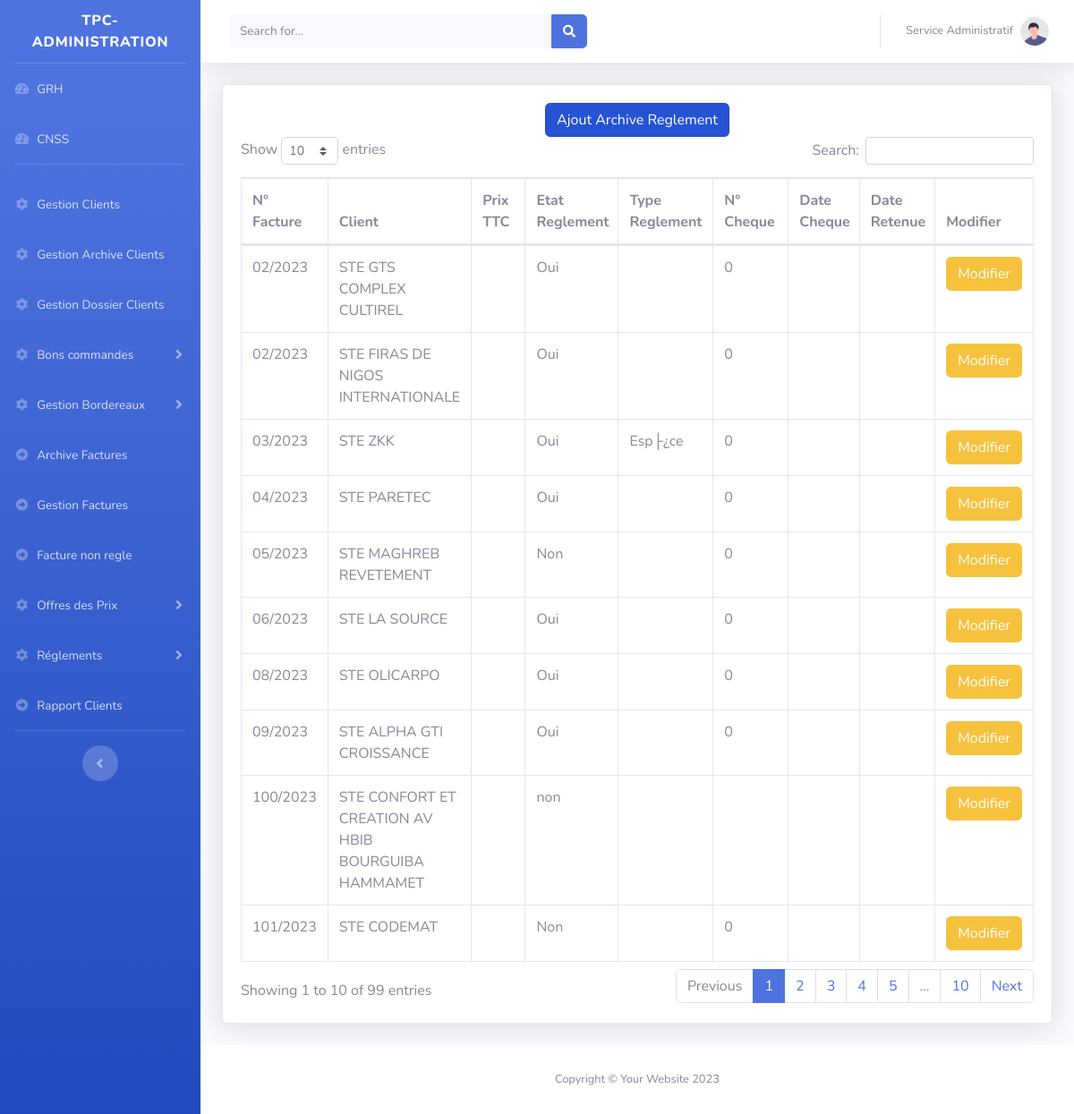
The page /tpc0/main.php?Reglements&Archive on the database its author committed.
### tables this page shows
CREATE TABLE `archive_reglement` (
  `id` int(11) NOT NULL AUTO_INCREMENT,
  `client` int(11) DEFAULT NULL,
  `num_fact_archive` varchar(32) NOT NULL,
  `prix_ttc` varchar(100) DEFAULT NULL,
  `etat_reglement` varchar(20) DEFAULT NULL,
  `num_cheque` varchar(250) DEFAULT NULL,
  `date_cheque` varchar(50) DEFAULT NULL,
  `retenue_date` varchar(50) DEFAULT NULL,
  `TypeReglement` varchar(250) DEFAULT NULL,
  `montant` varchar(250) NOT NULL,
  `dateReglement` varchar(250) NOT NULL,
  `pieceRs` varchar(250) NOT NULL,
  PRIMARY KEY (`id`),
  KEY `client` (`client`,`num_fact_archive`),
  KEY `num_fact_archive` (`num_fact_archive`),
  CONSTRAINT `archive_reglement_ibfk_1` FOREIGN KEY (`client`) REFERENCES `clients` (`id`) ON DELETE CASCADE ON UPDATE CASCADE,
  CONSTRAINT `archive_reglement_ibfk_2` FOREIGN KEY (`num_fact_archive`) REFERENCES `archivefacture` (`num_fact`) ON DELETE CASCADE ON UPDATE CASCADE
);

CREATE TABLE `clients` (
  `id` int(11) NOT NULL AUTO_INCREMENT,
  `type_client` varchar(200) DEFAULT NULL,
  `convention` varchar(100) DEFAULT NULL,
  `pieceConvention` varchar(250) DEFAULT NULL,
  `nom_client` varchar(200) DEFAULT NULL,
  `code_client` varchar(11) DEFAULT NULL,
  `adresse` text DEFAULT NULL,
  `matriculeFiscale` varchar(100) DEFAULT NULL,
  `exonoration` varchar(100) DEFAULT NULL,
  `pieceExonoration` varchar(200) DEFAULT NULL,
  `tel` varchar(200) DEFAULT NULL,
  `email` varchar(200) DEFAULT NULL,
  `numexonoration` varchar(250) DEFAULT NULL,
  `ValiditeExonoration` varchar(250) DEFAULT NULL,
  PRIMARY KEY (`id`),
  KEY `matriculeFiscale` (`matriculeFiscale`),
  KEY `clent` (`nom_client`(191))
);

### htdocs/tpc0/class/connexion.db.php (called while the page is built)
<?php
function connexion($user='root',$mdp=''){
		try {
	$dbh = new PDO('mysql:host=localhost;dbname=tpc',$user, $mdp) ;
	$dbh->setAttribute(PDO::ATTR_ERRMODE,PDO::ERRMODE_EXCEPTION);
	return $dbh;
	 }
	catch (PDOException $e) {
	echo "<h1>Erreur: ".$e->getMessage()."</h1>" ;
	die() ;
	}
	}

### htdocs/tpc0/class/Reglements.class.php (called while the page is built, shortened)
<?php
include_once 'connexion.db.php';
class Reglements{
	private $cnx;
	public function __construct(){$this->cnx=connexion();}
public function getAllARchive(){
		 $sql="SELECT * FROM archive_reglement as AR,clients as clt where AR.client=clt.id ";
		$req=$this->cnx->query($sql);
		$resultat=$req->fetchAll();
		return $resultat;
	}
}
$reglement=new Reglements();

### htdocs/tpc0/pages/Reglements/Archive/AfficherArchiveReglements.php (the view)
<?php
include 'class/Reglements.class.php';
$ArchiveReglements=$reglement->getAllARchive();
 ?>
                    <div class="card shadow mb-4">
                       <div style="width:100%;text-align:center" class="col-12">
                            <a href="?Reglements&Archive&Add" class="btn btn-primary active " style="position:relative; top:20px;"  >Ajout  Archive Reglement</a>
							</div>
                        <div class="card-body">
                            <div class="table-responsive">
                                <table class="table table-bordered" id="dataTable" width="100%" cellspacing="0">
                                    <thead>
                                        <tr>
										    <th >N° Facture</th>
											<th >Client</th>
											<th >Prix TTC</th>
											<th >Etat Reglement</th>
											<th >Type Reglement</th>
											<th >N° Cheque</th>
											<th >Date Cheque</th>
											<th >Date Retenue</th>
											<th >Modifier</th>
                                        </tr>
                                    </thead>
                                    <tbody>
									<?php if(!empty($ArchiveReglements)){
										foreach($ArchiveReglements as $key){?>
											 <tr>
												<td>
												<?=$key['num_fact_archive']?>
												</td>
												 <td><?=$key['nom_client']?></td>
												<td><?=$key['prix_ttc']?></td>
												<td><?=$key['etat_reglement']?></td>
												<td><?=$key['TypeReglement']?></td>
												<td><?=$key['num_cheque']?></td>
												<td><?=$key['date_cheque']?></td>
												<td><?=$key['retenue_date']?></td>
												<td><a href="?Reglements&Archive&Modifier&Reglement=<?=$key['num_fact_archive']?>" class="btn btn-warning">Modifier</a></td>
											 </tr>
									<?php }}?>
									 </tbody>
                                </table>
                            </div>
                        </div>
                    </div>

### rows shown on the page
archive_reglement: num_fact_archive "02/2023", client.nom_client "STE GTS COMPLEX CULTIREL", etat_reglement "Oui", num_cheque "0"
archive_reglement: num_fact_archive "03/2023", client.nom_client "STE ZKK", etat_reglement "Oui", TypeReglement "Esp├¿ce", num_cheque "0"
archive_reglement: num_fact_archive "04/2023", client.nom_client "STE PARETEC", etat_reglement "Oui", num_cheque "0"
archive_reglement: num_fact_archive "05/2023", client.nom_client "STE MAGHREB REVETEMENT", etat_reglement "Non", num_cheque "0"
archive_reglement: num_fact_archive "06/2023", client.nom_client "STE LA SOURCE", etat_reglement "Oui", num_cheque "0"
archive_reglement: num_fact_archive "09/2023", client.nom_client "STE ALPHA GTI CROISSANCE", etat_reglement "Oui", num_cheque "0"
archive_reglement: num_fact_archive "08/2023", client.nom_client "STE OLICARPO", etat_reglement "Oui", num_cheque "0"
archive_reglement: num_fact_archive "02/2023", client.nom_client "STE FIRAS DE NIGOS INTERNATIONALE", etat_reglement "Oui", num_cheque "0"
archive_reglement: num_fact_archive "101/2023", client.nom_client "STE CODEMAT", etat_reglement "Non", num_cheque "0"
archive_reglement: num_fact_archive "100/2023", client.nom_client "STE CONFORT ET CREATION AV HBIB BOURGUIBA HAMMAMET", etat_reglement "non"
